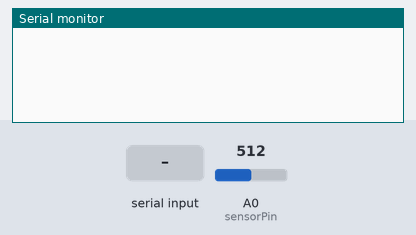
This sketch was run on a simulated Arduino Uno, built with avr-gcc and run on an emulated ATmega328P. Parts: the last lines printed to the serial monitor. The test bench sets the inputs (shaded band); at power-on: A0 (sensorPin) = 512.

Above: at 1.2 s.
1.3 s: "p" received over Serial
At 2.5 s:
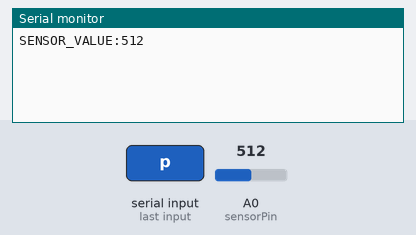
2.8 s: "s" received over Serial
At 3.3 s:
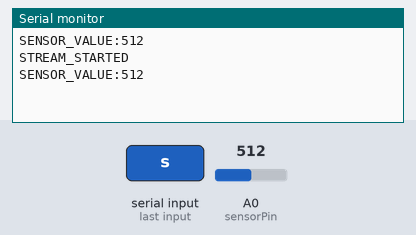

Measured:
- after the input at 1.3 s, the serial monitor: prints a new line at once (image 1)
- after the input at 2.8 s, the serial monitor: prints a new line at once (image 2)

The sketch:

sensor_mcu.ino
```cpp
const int sensorPin = A0;
bool streaming = false;

void setup() {
  Serial.begin(9600);
}

void loop() {
  if (Serial.available()) {
    char cmd = Serial.read();
    if (cmd == 'p') {
      sendValue();
    } else if (cmd == 's') {
      streaming = true;
      Serial.println("STREAM_STARTED");
    }
  }

  if (streaming) {
    sendValue();
    delay(1000);
  }
}

void sendValue() {
  int val = analogRead(sensorPin);
  Serial.print("SENSOR_VALUE:");
  Serial.println(val);
}
```
